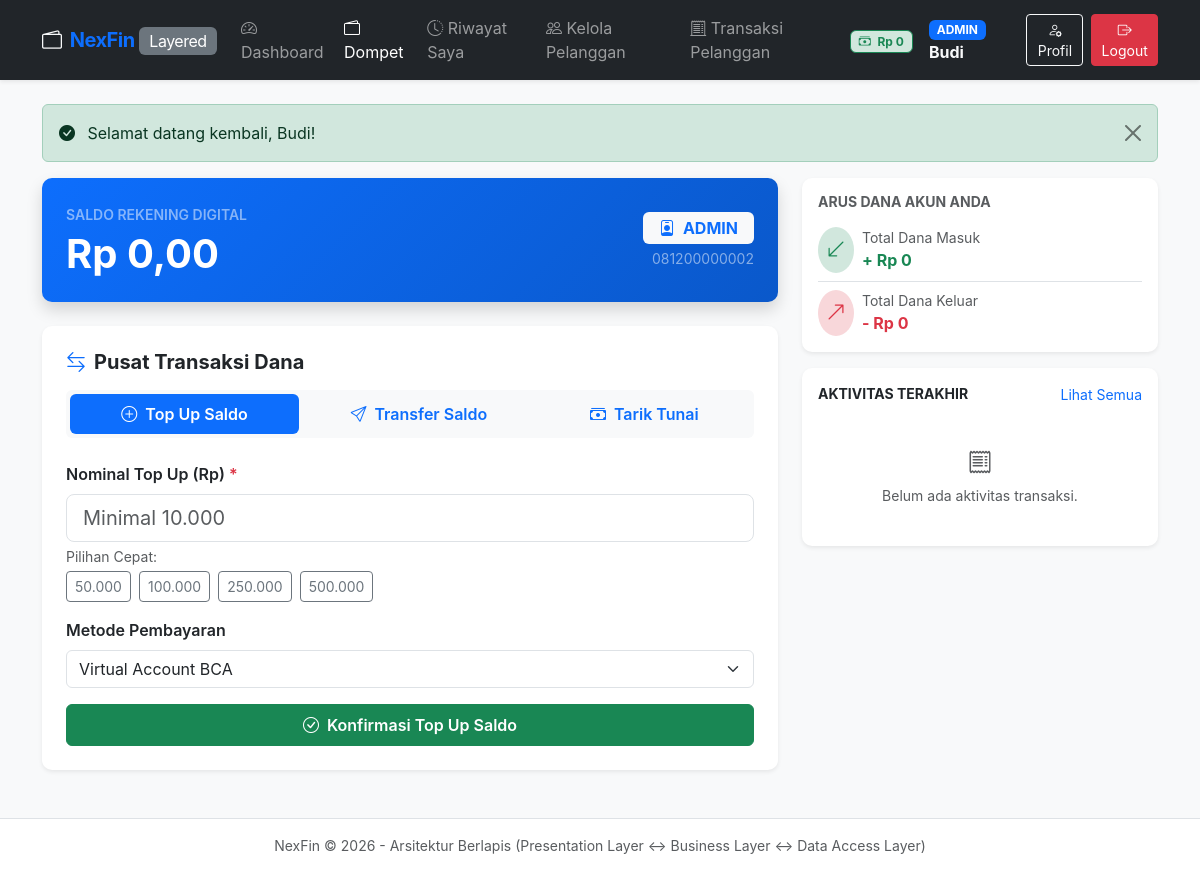
/Layered/index.php?page=wallet (signed in), run on an earlier commit of the app's database.
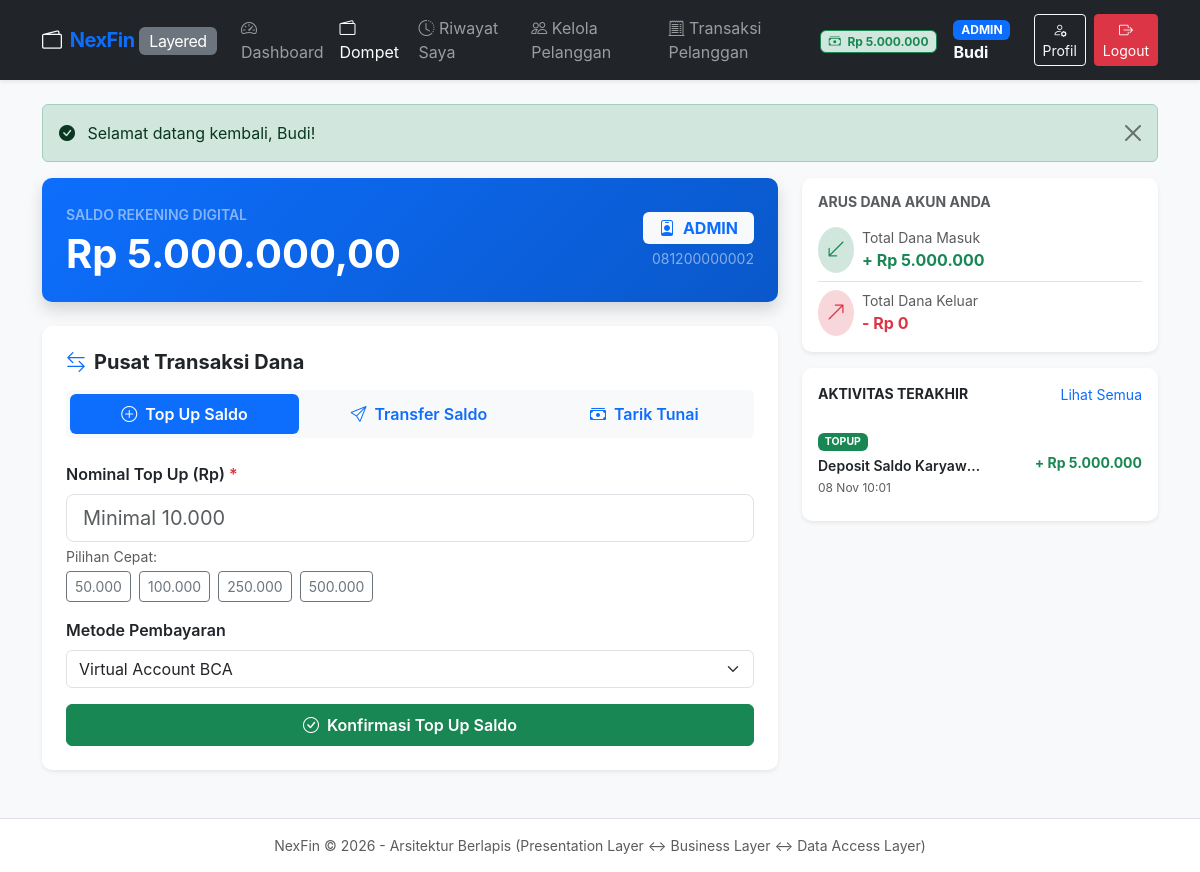
And on a later commit of the database.
### tables this page shows
CREATE TABLE `users` (
    `id` INT AUTO_INCREMENT PRIMARY KEY,
    `nama_depan` VARCHAR(50) NOT NULL,
    `nama_belakang` VARCHAR(50) NOT NULL,
    `no_hp` VARCHAR(20) NOT NULL UNIQUE,
    `email` VARCHAR(100) NOT NULL UNIQUE,
    `password` VARCHAR(255) NOT NULL,
    `role` ENUM('pelanggan', 'admin', 'super_admin') NOT NULL DEFAULT 'pelanggan',
    `status_aktif` BOOLEAN NOT NULL DEFAULT TRUE,
    `saldo` DECIMAL(15, 2) NOT NULL DEFAULT 0.00,
    `created_by` INT NULL,
    `created_at` TIMESTAMP NOT NULL DEFAULT CURRENT_TIMESTAMP,
    `updated_at` TIMESTAMP NOT NULL DEFAULT CURRENT_TIMESTAMP ON UPDATE CURRENT_TIMESTAMP,
    CONSTRAINT `fk_users_created_by` FOREIGN KEY (`created_by`) REFERENCES `users`(`id`) ON DELETE SET NULL ON UPDATE CASCADE
);

CREATE TABLE `transactions` (
    `id` INT AUTO_INCREMENT PRIMARY KEY,
    `pengirim_id` INT NULL,
    `penerima_id` INT NULL,
    `jenis` ENUM('TOPUP', 'TRANSFER', 'WITHDRAW') NOT NULL,
    `nominal` DECIMAL(15, 2) NOT NULL,
    `saldo_akhir` DECIMAL(15, 2) NOT NULL,
    `keterangan` VARCHAR(255) NULL,
    `created_at` TIMESTAMP NOT NULL DEFAULT CURRENT_TIMESTAMP,
    CONSTRAINT `fk_trans_pengirim` FOREIGN KEY (`pengirim_id`) REFERENCES `users`(`id`) ON DELETE SET NULL ON UPDATE CASCADE,
    CONSTRAINT `fk_trans_penerima` FOREIGN KEY (`penerima_id`) REFERENCES `users`(`id`) ON DELETE SET NULL ON UPDATE CASCADE
);

### Layered/src/presentation/views/wallet/index.php (the view, shortened to what the changed rows need)
<?php require __DIR__ . '/../layout/header.php'; ?>
<div class="row g-4">
    <div class="col-lg-8">
        <div class="card bg-primary text-white p-4 mb-4 shadow" style="background: linear-gradient(135deg, #0d6efd 0%, #0a58ca 100%);">
            <div class="d-flex justify-content-between align-items-center">
                <div>
                    <span class="text-white-50 small text-uppercase fw-semibold">Saldo Rekening Digital</span>
                    <h1 class="display-6 fw-bold mb-0 mt-1">
                        Rp <?= number_format($currentBalance, 2, ',', '.') ?>
                    </h1>
                </div>
                <div class="text-end">
                    <span class="badge bg-light text-primary px-3 py-2 fs-6">
                        <i class="bi bi-person-badge me-1"></i> <?= htmlspecialchars(strtoupper($currentUser['role'])) ?>
                    </span>
                    <div class="small text-white-50 mt-1"><?= htmlspecialchars($currentUser['no_hp']) ?></div>
                </div>
            </div>
        </div>
        <div class="card p-4 shadow-sm">
            <h5 class="fw-bold mb-3"><i class="bi bi-arrow-left-right text-primary me-2"></i>Pusat Transaksi Dana</h5>
            <ul class="nav nav-pills nav-fill mb-4 p-1 bg-light rounded" id="walletTab" role="tablist">
                <li class="nav-item" role="presentation">
                    <button class="nav-link active fw-semibold" id="topup-tab" data-bs-toggle="tab" data-bs-target="#topup" type="button" role="tab">
                        <i class="bi bi-plus-circle me-1"></i> Top Up Saldo
                    </button>
                </li>
                <li class="nav-item" role="presentation">
                    <button class="nav-link fw-semibold" id="transfer-tab" data-bs-toggle="tab" data-bs-target="#transfer" type="button" role="tab">
                        <i class="bi bi-send me-1"></i> Transfer Saldo
                    </button>
                </li>
                <li class="nav-item" role="presentation">
                    <button class="nav-link fw-semibold" id="withdraw-tab" data-bs-toggle="tab" data-bs-target="#withdraw" type="button" role="tab">
                        <i class="bi bi-cash-stack me-1"></i> Tarik Tunai
                    </button>
                </li>
            </ul>
            <div class="tab-content" id="walletTabContent">
                <div class="tab-pane fade show active" id="topup" role="tabpanel">
                    <form action="index.php?page=wallet-topup" method="POST">
                        <div class="mb-3">
                            <label class="form-label fw-semibold">Nominal Top Up (Rp) <span class="text-danger">*</span></label>
                            <input type="number" name="nominal" class="form-control form-control-lg" placeholder="Minimal 10.000" min="10000" step="1000" required>
                            <div class="form-text">Pilihan Cepat:</div>
                            <div class="d-flex gap-2 mt-1">
                                <button type="button" class="btn btn-sm btn-outline-secondary" onclick="document.getElementsByName('nominal')[0].value=50000">50.000</button>
                                <button type="button" class="btn btn-sm btn-outline-secondary" onclick="document.getElementsByName('nominal')[0].value=100000">100.000</button>
                                <button type="button" class="btn btn-sm btn-outline-secondary" onclick="document.getElementsByName('nominal')[0].value=250000">250.000</button>
                                <button type="button" class="btn btn-sm btn-outline-secondary" onclick="document.getElementsByName('nominal')[0].value=500000">500.000</button>
                            </div>
                        </div>
                        <div class="mb-3">
                            <label class="form-label fw-semibold">Metode Pembayaran</label>
                            <select name="keterangan" class="form-select">
                                <option value="Top Up via Virtual Account BCA">Virtual Account BCA</option>
                            </select>
                        </div>
                        <button type="submit" class="btn btn-success w-100 py-2 fw-semibold">
                            <i class="bi bi-check-circle me-1"></i> Konfirmasi Top Up Saldo
                        </button>
                    </form>
                </div>
            </div>
        </div>
    </div>
    <div class="col-lg-4">
        <div class="card p-3 mb-3 shadow-sm">
            <h6 class="fw-bold mb-3 text-muted text-uppercase small">Arus Dana Akun Anda</h6>
            <div class="d-flex justify-content-between align-items-center mb-2 pb-2 border-bottom">
                <div class="d-flex align-items-center">
                    <div class="rounded-circle bg-success-subtle p-2 text-success me-2">
                        <i class="bi bi-arrow-down-left fs-5"></i>
                    </div>
                    <div>
                        <div class="small text-muted">Total Dana Masuk</div>
                        <div class="fw-bold text-success">+ Rp <?= number_format($cashFlow['total_masuk'], 0, ',', '.') ?></div>
                    </div>
                </div>
            </div>
            <div class="d-flex justify-content-between align-items-center">
                <div class="d-flex align-items-center">
                    <div class="rounded-circle bg-danger-subtle p-2 text-danger me-2">
                        <i class="bi bi-arrow-up-right fs-5"></i>
                    </div>
                    <div>
                        <div class="small text-muted">Total Dana Keluar</div>
                        <div class="fw-bold text-danger">- Rp <?= number_format($cashFlow['total_keluar'], 0, ',', '.') ?></div>
                    </div>
                </div>
            </div>
        </div>
        <div class="card p-3 shadow-sm">
            <div class="d-flex justify-content-between align-items-center mb-3">
                <h6 class="fw-bold mb-0 text-dark small text-uppercase">Aktivitas Terakhir</h6>
                <a href="index.php?page=wallet-history" class="small text-primary text-decoration-none">Lihat Semua</a>
            </div>
            <?php if (empty($recentHistory)): ?>
                <div class="text-center py-4 text-muted small">
                    <i class="bi bi-receipt fs-4 d-block mb-1"></i> Belum ada aktivitas transaksi.
                </div>
            <?php else: ?>
                <ul class="list-group list-group-flush small">
                    <?php foreach ($recentHistory as $tx): ?>
                        <?php
                            $isIncoming = ($tx['jenis'] === 'TOPUP') || ($tx['jenis'] === 'TRANSFER' && $tx['penerima_id'] == $currentUser['id']);
                        ?>
                        <li class="list-group-item px-0 py-2 d-flex justify-content-between align-items-center">
                            <div>
                                <span class="badge <?= $tx['jenis'] === 'TOPUP' ? 'bg-success' : ($tx['jenis'] === 'TRANSFER' ? 'bg-primary' : 'bg-warning text-dark') ?>">
                                    <?= $tx['jenis'] ?>
                                </span>
                                <div class="fw-semibold text-truncate mt-1" style="max-width: 170px;" title="<?= htmlspecialchars($tx['keterangan']) ?>">
                                    <?= htmlspecialchars($tx['keterangan']) ?>
                                </div>
                                <span class="text-muted" style="font-size: 0.75rem;"><?= date('d M H:i', strtotime($tx['created_at'])) ?></span>
                            </div>
                            <div class="text-end fw-bold <?= $isIncoming ? 'text-success' : 'text-danger' ?>">
                                <?= $isIncoming ? '+' : '-' ?> Rp <?= number_format($tx['nominal'], 0, ',', '.') ?>
                            </div>
                        </li>
                    <?php endforeach; ?>
                </ul>
            <?php endif; ?>
        </div>
    </div>
</div>
<?php require __DIR__ . '/../layout/footer.php'; ?>

### Layered/src/presentation/views/layout/header.php (shortened to what the changed rows need)
<?php
$currentUser = $_SESSION['user'] ?? null;
$page = $_GET['page'] ?? '';
?>
<!DOCTYPE html>
<html lang="id">
<head>
    <link href="https://cdn.jsdelivr.net/npm/bootstrap@5.3.3/dist/css/bootstrap.min.css" rel="stylesheet">
    <link href="https://cdn.jsdelivr.net/npm/bootstrap-icons@1.11.3/font/bootstrap-icons.min.css" rel="stylesheet">
</head>
<body>
<nav class="navbar navbar-expand-lg navbar-dark bg-dark mb-4 shadow-sm">
    <div class="container">
        <a class="navbar-brand text-primary fw-bold" href="index.php?page=dashboard">
            <i class="bi bi-wallet2 text-light me-1"></i> NexFin <span class="badge bg-secondary fs-6 fw-normal">Layered</span>
        </a>
        <div class="collapse navbar-collapse" id="navMenu">
            <?php if ($currentUser): ?>
                <ul class="navbar-nav me-auto mb-2 mb-lg-0">
                    <li class="nav-item">
                        <a class="nav-link <?= $page === 'dashboard' ? 'active' : '' ?>" href="index.php?page=dashboard">
                            <i class="bi bi-speedometer2"></i> Dashboard
                        </a>
                    </li>
                    <?php if ($currentUser['role'] === 'pelanggan' || $currentUser['role'] === 'admin'): ?>
                        <li class="nav-item">
                            <a class="nav-link <?= $page === 'wallet' ? 'active' : '' ?>" href="index.php?page=wallet">
                                <i class="bi bi-wallet2"></i> Dompet
                            </a>
                        </li>
                        <li class="nav-item">
                            <a class="nav-link <?= $page === 'wallet-history' ? 'active' : '' ?>" href="index.php?page=wallet-history">
                                <i class="bi bi-clock-history"></i> Riwayat Saya
                            </a>
                        </li>
                    <?php endif; ?>
                    <?php if ($currentUser['role'] === 'admin' || $currentUser['role'] === 'super_admin'): ?>
                        <li class="nav-item">
                            <a class="nav-link <?= ($page === 'customers' || $page === 'customer-create' || $page === 'customer-edit') ? 'active' : '' ?>" href="index.php?page=customers">
                                <i class="bi bi-people"></i> Kelola Pelanggan
                            </a>
                        </li>
                    <?php endif; ?>
                    <?php if ($currentUser['role'] === 'admin' || $currentUser['role'] === 'super_admin'): ?>
                        <li class="nav-item">
                            <a class="nav-link <?= $page === 'customer-transactions' ? 'active' : '' ?>" href="index.php?page=customer-transactions">
                                <i class="bi bi-receipt-cutoff"></i> Transaksi Pelanggan
                            </a>
                        </li>
                    <?php endif; ?>
                </ul>
                <ul class="navbar-nav ms-auto align-items-center">
                    <?php if (isset($currentUser['saldo']) && ($currentUser['role'] === 'pelanggan' || $currentUser['role'] === 'admin')): ?>
                        <li class="nav-item me-3 text-light">
                            <span class="badge bg-success-subtle text-success border border-success px-2 py-1">
                                <i class="bi bi-cash-stack me-1"></i> Rp <?= number_format($currentUser['saldo'], 0, ',', '.') ?>
                            </span>
                        </li>
                    <?php endif; ?>
                    <li class="nav-item me-3 text-light">
                        <span class="badge bg-primary badge-role me-1"><?= htmlspecialchars(str_replace('_', ' ', $currentUser['role'])) ?></span>
                        <strong><?= htmlspecialchars($currentUser['nama_depan']) ?></strong>
                    </li>
                    <li class="nav-item me-2">
                        <a href="index.php?page=profile" class="btn btn-sm btn-outline-light">
                            <i class="bi bi-person-gear"></i> Profil
                        </a>
                    </li>
                    <li class="nav-item">
                        <a href="index.php?page=logout" class="btn btn-sm btn-danger">
                            <i class="bi bi-box-arrow-right"></i> Logout
                        </a>
                    </li>
                </ul>
            <?php endif; ?>
        </div>
    </div>
</nav>
<div class="container pb-5">
    <?php if (!empty($_SESSION['success'])): ?>
        <div class="alert alert-success alert-dismissible fade show" role="alert">
            <i class="bi bi-check-circle-fill me-2"></i> <?= $_SESSION['success'] ?>
            <button type="button" class="btn-close" data-bs-dismiss="alert"></button>
        </div>
    <?php endif; ?>

What changed in the data, as far as the page shows it:
changed users "Budi": saldo "0" → "5.000.000"; saldo "0,00" → "5.000.000,00"
added transactions: jenis "TOPUP", keterangan "Deposit Saldo Karyaw…", created_at "08 Nov 10:01", nominal "5.000.000"
Also different on the page:
$cashFlow['total_masuk']: "0" → "5.000.000"
text no longer shown: "Belum ada aktivitas transaksi."
